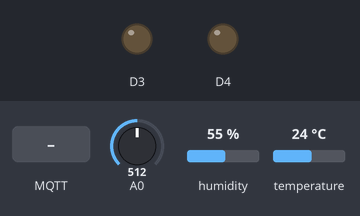
The sketch below on a simulated ESP8266 (NodeMCU). Shown: output pins drawn as LEDs (lit = HIGH). The test bench sets the inputs (shaded band); at power-on: A0 = 512, humidity 55 %, temperature 24 °C. WiFi joins after 1.5 s; servers stay silent unless stated; no MQTT or app messages arrive unless stated; what the sketch prints to the serial monitor is not drawn.

Above: at 2.7 s.
2.8 s: MQTT message "lighton" arrives on the first subscribed topic
At 3.2 s:
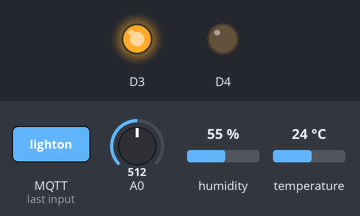
4.3 s: MQTT message "fanon" arrives on the first subscribed topic
At 5.5 s:
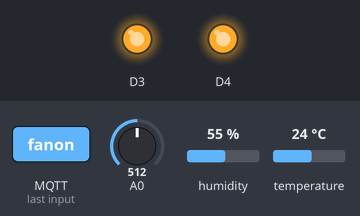
5.8 s: MQTT message "lightoff" arrives on the first subscribed topic
At 6.5 s:
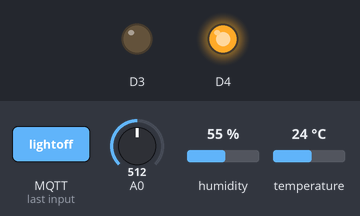
Timing chart, 0 to 8.8 s (numbered marks = the images above; inputs shaded):
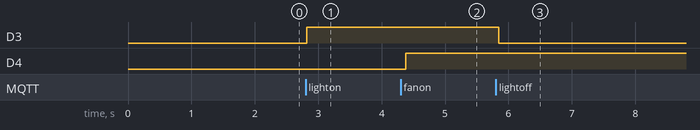

Measured:
- after the input at 2.8 s, D3: LOW → HIGH at once
- after the input at 4.3 s, D4: LOW → HIGH after 0.08 s
- after the input at 5.8 s, D3: HIGH → LOW at once

The sketch:

smartfarm.ino
```cpp
#include <ESP8266WiFi.h>
#include <PubSubClient.h>

//-------- Customise these values -----------
const char* ssid = "kuna";
const char* password = "12345678";
//String command;
#include "DHT.h"
#define led D3
#define led D4
int count=1;

#define DHTPIN D2    // what pin we're connected to
#define DHTTYPE DHT11   // define type of sensor DH 11
DHT dht (DHTPIN, DHTTYPE);

#define ORG "2qp4yw"
#define DEVICE_TYPE "echo"
#define DEVICE_ID "echo"
#define TOKEN "echoecho"
//-------- Customise the above values --------
 String command;
char server[] = ORG ".messaging.internetofthings.ibmcloud.com";
char subtopic[] = "iot-2/cmd/home/fmt/String";
char pubtopic[] = "iot-2/evt/Data/fmt/json";
char authMethod[] = "use-token-auth";
char token[] = TOKEN;
char clientId[] = "d:" ORG ":" DEVICE_TYPE ":" DEVICE_ID;

WiFiClient wifiClient;
void callback(char* subtopic, byte* payload, unsigned int payloadLength);
PubSubClient client(server,1883, callback,wifiClient);

void setup() {
 Serial.begin(115200);
   pinMode(D3,OUTPUT);
  pinMode(D4,OUTPUT);
  wifiConnect();
  mqttConnect();

 Serial.println();
 dht.begin();
 Serial.print("Connecting to ");
 Serial.print(ssid);
 WiFi.begin(ssid, password);
 while (WiFi.status() != WL_CONNECTED) {
 delay(500);
 Serial.print(".");
 }
 Serial.println("");

 Serial.print("WiFi connected, IP address: ");
 Serial.println(WiFi.localIP());
}

void loop() {
 int sensorvalue=analogRead(A0);
 //Serial.println(sensorvalue);
float h = dht.readHumidity();
float t = dht.readTemperature();
if (isnan(h) || isnan(t))
{
Serial.println("Failed to read from DHT sensor!");
delay(1000);
return;
}
PublishData(t,h,sensorvalue);
 if (!client.loop()) {
    mqttConnect();
  }
delay(100);
}
void wifiConnect() {
  Serial.print("Connecting to "); Serial.print(ssid);
  WiFi.begin(ssid, password);
  while (WiFi.status() != WL_CONNECTED) {
    delay(500);
    Serial.print(".");
  }
  Serial.print("nWiFi connected, IP address: "); Serial.println(WiFi.localIP());
}
void mqttConnect() {
  if (!client.connected()) {
    Serial.print("Reconnecting MQTT client to "); Serial.println(server);
    while (!client.connect(clientId, authMethod, token)) {
      Serial.print(".");
      delay(500);
    }
    initManagedDevice();
    Serial.println();
  }
}
void initManagedDevice() {
  if (client.subscribe(subtopic)) {
    Serial.println("subscribe to cmd OK");
  } else {
    Serial.println("subscribe to cmd FAILED");
  }
}
void automatic()
{
  int sensorvalue=analogRead(A0);
if(sensorvalue==1024)
  digitalWrite(D3,HIGH);
 else
   digitalWrite(D3,LOW);
float t = dht.readTemperature();
if(t<30)
 digitalWrite(D4,LOW);
 else
 digitalWrite(D4,HIGH);

}
void callback(char* subtopic, byte* payload, unsigned int payloadLength) {
  Serial.print("callback invoked for ll: ");
  Serial.println(subtopic);

  for (int i = 0; i < payloadLength; i++) {
    //Serial.println((char)payload[i]);
    command += (char)payload[i];
  }
Serial.println(command);

if(command=="auto" && count%2!=0 )
{
  automatic();
  count++;
 }
 else if(command=="auto" && count%2==0 )
  count++;

else
{
if(command == "lighton" ){
  digitalWrite(D3,HIGH);
  Serial.println("Light is Switched ON");
}
else if(command == "lightoff"){
  digitalWrite(D3,LOW);
  Serial.println("Light is Switched OFF");
}
}
if(command == "fanon"){
  digitalWrite(D4,HIGH);
  Serial.println("Fan is Switched ON");
}
else if(command == "fanoff"){
  digitalWrite(D4,LOW);
  Serial.println("Fan is Switched OFF");
}
command ="";
}

void PublishData(float temp, float humid,int light){
 if (!!!client.connected()) {
 Serial.print("Reconnecting client to ");
 Serial.println(server);
 while (!!!client.connect(clientId, authMethod, token)) {
 Serial.print(".");
 delay(500);
 }
 Serial.println();
 }
  String payload = "{\"d\":{\"temperature\":";
  payload += temp;
  payload+="," "\"humidity\":";
  payload += humid;
  payload+="," "\"light\":";
  payload += light;
  payload += "}}";
 Serial.print("Sending payload: ");
 Serial.println(payload);
  if (client.publish(pubtopic, (char*) payload.c_str())) {
 Serial.println("Publish ok");
 } else {
 Serial.println("Publish failed");
 }
}
```
